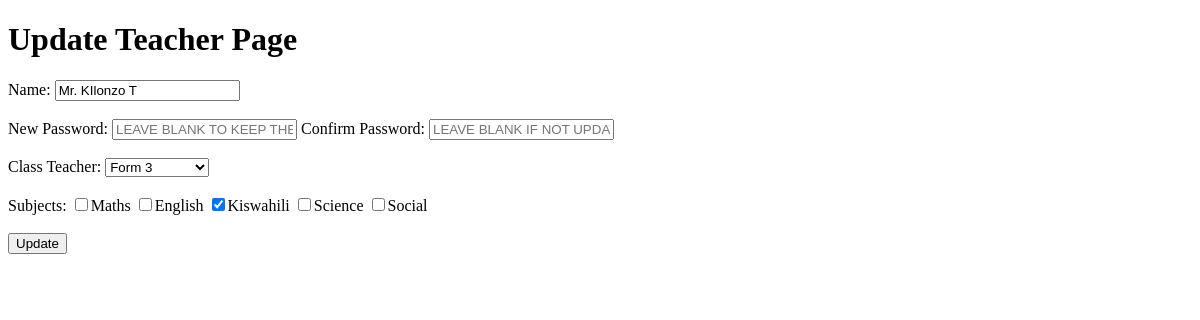
Before: /update-teacher/3/ with the older database file.
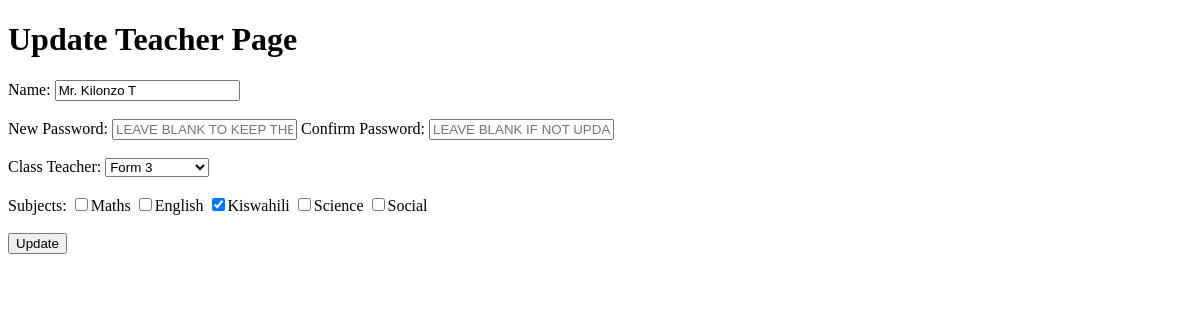
After: the same page with the newer database file.
### apps/models.py (models this page shows, shortened)
class Teacher(models.Model):
    id = models.BigAutoField(primary_key=True)
    user = models.OneToOneField(User, on_delete=models.CASCADE, null=True)
    name = models.CharField(max_length=30)
    subject = models.ManyToManyField(Subject)

### apps/views.py (the view, shortened to what this page needs)
# urls.py: path("update-teacher/<int:id>/", views.UpdateTeacher.as_view(), name='update-teacher'),
class UpdateTeacher(View):
    def get(self, request, id):
        teacher = get_object_or_404(Teacher, id=id)
        subjects = Subject.objects.all()
        grades = Grade.objects.all()
        assigned_grade_id =None
        assigned_grade = Grade.objects.filter(teacher=teacher).first()
        if assigned_grade:
            assigned_grade_id = assigned_grade.id
        context = {
            'teacher': teacher,
            'subjects': subjects,
            'grades': grades,
            'assigned_grade_id': assigned_grade_id
        }
        return render(request, 'apps/update-teacher.html', context)

### apps/templates/apps/update-teacher.html (shortened to what this page needs)
{% extends 'apps/base.html' %}
{% block content %}
    <h1>Update Teacher Page</h1>
    <form method="POST">
        <label>Name: </label>
        <input type="text" name="name" value="{{teacher.name}}" required>
        <br> <br>
        <label>New Password: </label>
        <input type="password" name="password" placeholder="LEAVE BLANK TO KEEP THE CURRENT PASSWORD">
        <label>Confirm Password: </label>
        <input type="password" name="confirm_password" placeholder="LEAVE BLANK IF NOT UPDATING PASSWORD">
        <br>
        <br>
        <label>Class Teacher: </label>
        <select name="grade">
            {% for grade in grades %}
            <option value="{{grade.id}}" {% if grade.id == assigned_grade_id  %}selected{% endif %}>{{grade.name}}</option>
            {% endfor %}
        </select>
         <br>
         <br>
         <label>Subjects: </label>
         {% for subject in subjects %}
         <input type="checkbox" name="subjects" value="{{subject.id}}" {% if subject in teacher.subject.all %}checked{% endif %}>{{subject.name}}
         {% endfor %}
         <br><br>
         <button type="submit">Update</button>
    </form>
{% endblock %}

Changed rows visible on the page:
changed Teacher: name "Mr. KIlonzo T" → "Mr. Kilonzo T"
